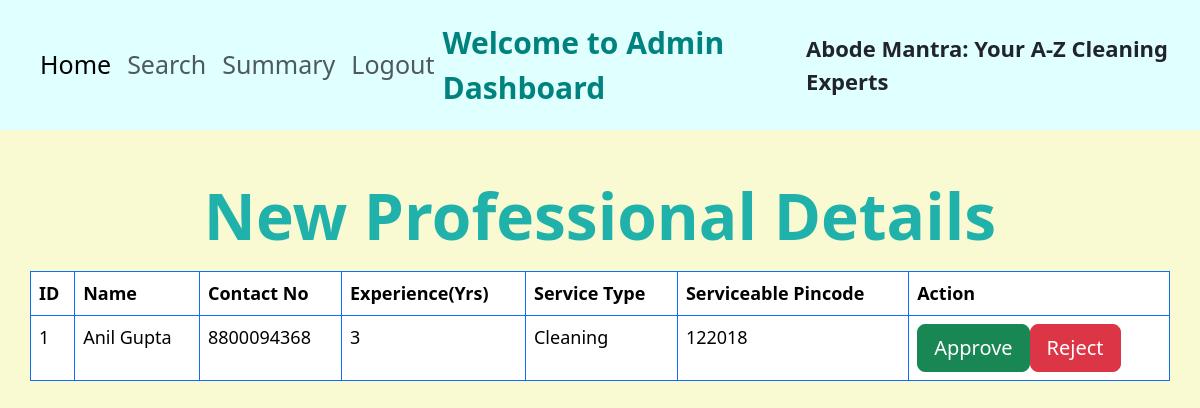
The app's page /admin/pro_details/1 with its own data.
### application/models.py (models this page shows)
class Professional(db.Model):
    __tablename__="professional"
    pro_id=db.Column(db.Integer, primary_key=True, autoincrement=True)
    pro_name=db.Column(db.String(), nullable=False)
    pro_contact_no=db.Column(db.Integer)
    pro_email=db.Column(db.String(), nullable=False, unique=True)
    pro_password=db.Column(db.String(), nullable=False)
    pro_service_type=db.Column(db.String(), nullable=False)
    pro_exp=db.Column(db.Integer, nullable=False)
    pro_pincode=db.Column(db.Integer, nullable=False)
    pro_status=db.Column(db.String())
    serv_req_pro=db.Relationship('ServiceRequest',backref='srp')

### application/controllers.py (the view)
@app.route('/admin/pro_details/<int:pro_id>',methods=["GET"])
def pro_details(pro_id):
    pro_data=Professional.query.filter(Professional.pro_id==pro_id).all()
    return render_template('professional_details.html',pro_data=pro_data)

### templates/professional_details.html (shortened to what this page needs)
<!DOCTYPE html>
<html lang="en">
<head>
  <link rel="stylesheet" href="/static/bootstrap/css/bootstrap.min.css">
</head>
<body style="background-color: lightgoldenrodyellow">
  <nav class="navbar navbar-expand-lg col-md-12" style="background-color:lightcyan; font-size: 25px; padding: 20px;">
    <div class="container-fluid">
      <ul class="navbar-nav">
        <li class="nav-item">
          <a class="nav-link active" href="/admin/home">Home</a>
        </li>
        <li class="nav-item">
          <a class="nav-link" href="/admin/search">Search</a>
        </li>
        <li class="nav-item">
          <a class="nav-link" href="/admin/summary">Summary</a>
        </li>
        <li class="nav-item">
          <a class="nav-link" href="/">Logout</a>
        </li>
      </ul>
      <p class="mb-0" style="color:#00827f; font-size:30px; font-weight:bold;">Welcome to Admin Dashboard</p>
      <p class="mb-0" style="font-size:22px; font-weight:bold;">Abode Mantra: Your A-Z Cleaning Experts</p>
    </div>
  </nav>
  <div class="container">
    <div class="row my-5">
      <p class="text-center display-3" style="color:lightseagreen;font-weight:bold;">New Professional Details</p><br>
      <table class="table table-hover table-bordered border-primary">
        <thead>
          <tr>
            <th>ID</th>
            <th>Name</th>
            <th>Contact No</th>
            <th>Experience(Yrs)</th>
            <th>Service Type</th>
            <th>Serviceable Pincode</th>
            <th>Action</th>
          </tr>
        </thead>
        {% for y in pro_data %}
        <tr>
          <td>{{y.pro_id}}</td>
          <td>{{y.pro_name}}</td>
          <td>{{y.pro_contact_no}}</td>
          <td>{{y.pro_exp}}</td>
          <td>{{y.pro_service_type}}</td>
          <td>{{y.pro_pincode}}</td>
          <td>
            <div class="btn-group" role="group">
              <a href="/admin/pro/approve/{{y.pro_id}}"><button type="button"
                  class="btn btn-lg btn-success">Approve</button></a>
              <a href="/admin/pro/reject/{{y.pro_id}}"><button type="button"
                  class="btn btn-lg btn-danger">Reject</button></a>
            </div>
          </td>
        </tr>
        {% endfor %}
      </table>
    </div>
  </div>
</body>
</html>

### templates/professional_details.html (style rules this page uses)
table { font-size: 18px; }

### records on screen
Professional: pro_id "1", pro_name "Anil Gupta", pro_contact_no "8800094368", pro_exp "3", pro_service_type "Cleaning", pro_pincode "122018"
